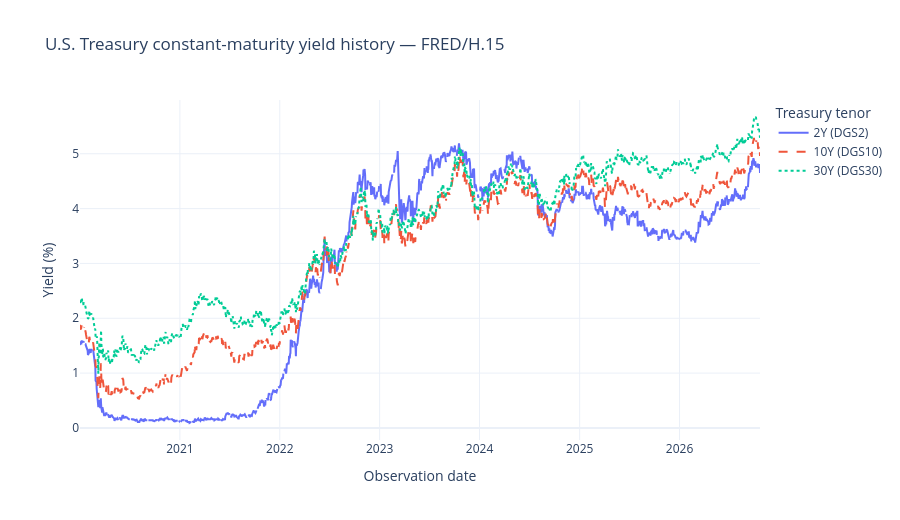

The notebook cell saved with this chart:
### Code cell
history_figure = show_yield_history(
    observations, *date_range.get_dates()
)

### Figure 1 — Plotly figure (JSON) as saved in the notebook; plotly's stock layout.template omitted (floating-point values rounded to 4 significant figures; data arrays with more than 128 entries replaced by an {"elided": "..."} marker saying what was removed)
{"data": [{"connectgaps": false, "hovertemplate": "%{x|%Y-%m-%d}<br>%{y:.2f}%<extra>%{fullData.name}</extra>", "line": {"dash": "solid"}, "mode": "lines", "name": "2Y (DGS2)", "type": "scatter", "x": {"elided": "1776 str values"}, "y": {"elided": "1776 float values"}}, {"connectgaps": false, "hovertemplate": "%{x|%Y-%m-%d}<br>%{y:.2f}%<extra>%{fullData.name}</extra>", "line": {"dash": "dash"}, "mode": "lines", "name": "10Y (DGS10)", "type": "scatter", "x": {"elided": "1776 str values"}, "y": {"elided": "1776 float values"}}, {"connectgaps": false, "hovertemplate": "%{x|%Y-%m-%d}<br>%{y:.2f}%<extra>%{fullData.name}</extra>", "line": {"dash": "dot"}, "mode": "lines", "name": "30Y (DGS30)", "type": "scatter", "x": {"elided": "1776 str values"}, "y": {"elided": "1776 float values"}}], "layout": {"height": 520, "hovermode": "x unified", "legend": {"title": {"text": "Treasury tenor"}}, "title": {"text": "U.S. Treasury constant-maturity yield history — FRED/H.15"}, "xaxis": {"range": ["2020-01-02", "2026-10-22"], "title": {"text": "Observation date"}, "type": "date"}, "yaxis": {"autorange": true, "title": {"text": "Yield (%)"}}}}
